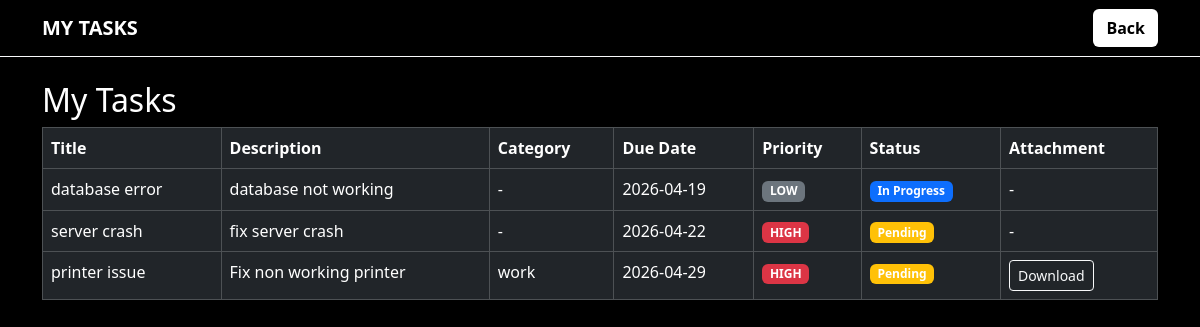
The app's page /my_tasks (signed in), older data.
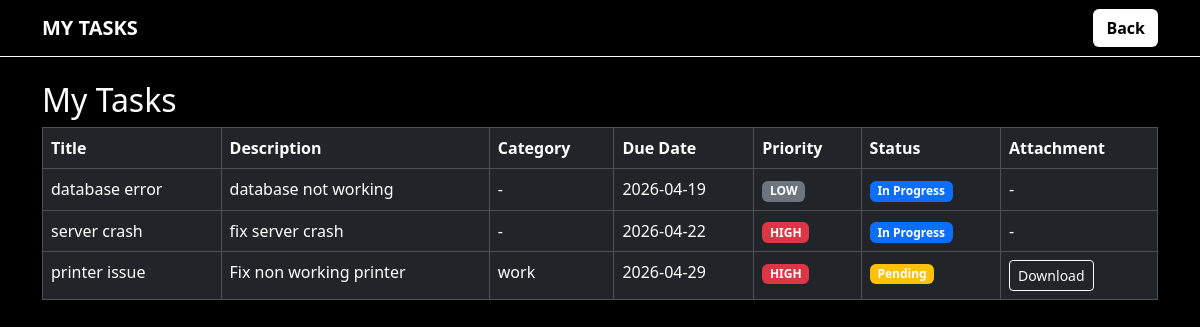
The same page, newer data.
### tables this page shows
CREATE TABLE tasks (
            id INTEGER PRIMARY KEY AUTOINCREMENT,
            title TEXT NOT NULL,
            description TEXT NOT NULL,
            status TEXT DEFAULT 'Pending',
            priority TEXT,
            due_date DATE,
            user_id INTEGER, category TEXT, file_path TEXT,
            FOREIGN KEY (user_id) REFERENCES users(id)

        );

### app.py (the view)
@app.route("/my_tasks")
def my_tasks():
    if 'user_id' not in session:
        return redirect(url_for("login"))
    user_id = session.get('user_id')
    conn = getdb()
    cursor = conn.cursor()
    cursor.execute("SELECT * FROM tasks WHERE user_id = ? ORDER BY priority DESC, due_date ASC", (user_id,))
    tasks = cursor.fetchall()
    conn.close()
    return render_template("my_tasks.html", tasks=tasks)

### app.py (called while the page is built)
@app.after_request
def set_cache_headers(response):
    if response.status_code in [301, 302, 303, 307, 308]:
        response.headers['Cache-Control'] = 'no-store, no-cache, must-revalidate, max-age=0'
        response.headers['Pragma'] = 'no-cache'
        response.headers['Expires'] = '0'
    elif request.endpoint and request.endpoint in ['login', 'register', 'logout', 'user_dashboard', 'admin_dashboard']:
        response.headers['Cache-Control'] = 'no-store, no-cache, must-revalidate, max-age=0, private'
        response.headers['Pragma'] = 'no-cache'
        response.headers['Expires'] = '0'
    elif request.method == 'POST':
        response.headers['Cache-Control'] = 'no-store, no-cache, must-revalidate, max-age=0'
        response.headers['Pragma'] = 'no-cache'
        response.headers['Expires'] = '0'
    return response

def getdb():
    conn = sqlite3.connect(DB_PATH)
    return conn

### templates/my_tasks.html (shortened to what this page needs)
<!DOCTYPE html>
<html>
<head>
    <link href="https://cdn.jsdelivr.net/npm/bootstrap@5.3.2/dist/css/bootstrap.min.css" rel="stylesheet">
</head>
<body>
<nav class="navbar navbar-dark bg-black border-bottom border-light">
    <div class="container">
        <span class="navbar-brand fw-bold">MY TASKS</span>
        <a href="/user_dashboard" class="btn btn-custom">Back</a>
    </div>
</nav>
<div class="container mt-4">
    <h2>My Tasks</h2>
    <table class="table table-dark table-bordered">
        <thead>
            <tr>
                <th>Title</th>
                <th>Description</th>
                <th>Category</th>
                <th>Due Date</th>
                <th>Priority</th>
                <th>Status</th>
                <th>Attachment</th>
            </tr>
        </thead>
        <tbody>
            {% for task in tasks %}
            <tr>
                <td>{{ task[1] }}</td>
                <td>{{ task[2] }}</td>
                <td>{{ task[7] if task[7] else '-' }}</td>
                <td>{{ task[5] }}</td>
                <td>
                    <span class="badge {% if task[4] == 'HIGH' %}bg-danger{% elif task[4] == 'MEDIUM' %}bg-warning{% else %}bg-secondary{% endif %}">
                        {{ task[4] }}
                    </span>
                </td>
                <td>
                    <span class="badge {% if task[3] == 'Completed' %}bg-success{% elif task[3] == 'In Progress' %}bg-primary{% else %}bg-warning{% endif %}">
                        {{ task[3] }}
                    </span>
                </td>
                <td>
                    {% if task[8] %}
                        <a href="/download/{{ task[0] }}" class="btn btn-outline-light btn-sm">Download</a>
                    {% else %}
                        -
                    {% endif %}
                </td>
            </tr>
            {% endfor %}
        </tbody>
    </table>
</div>
</body>
</html>

### templates/my_tasks.html (style rules this page uses)
body { background-color: #000; color: #fff; }
table { color: #fff; }
.btn-custom { background-color: #fff; color: #000; font-weight: bold; }

Row changes from the older to the newer data that the page shows:
changed tasks "server crash": status "Pending" → "In Progress"
